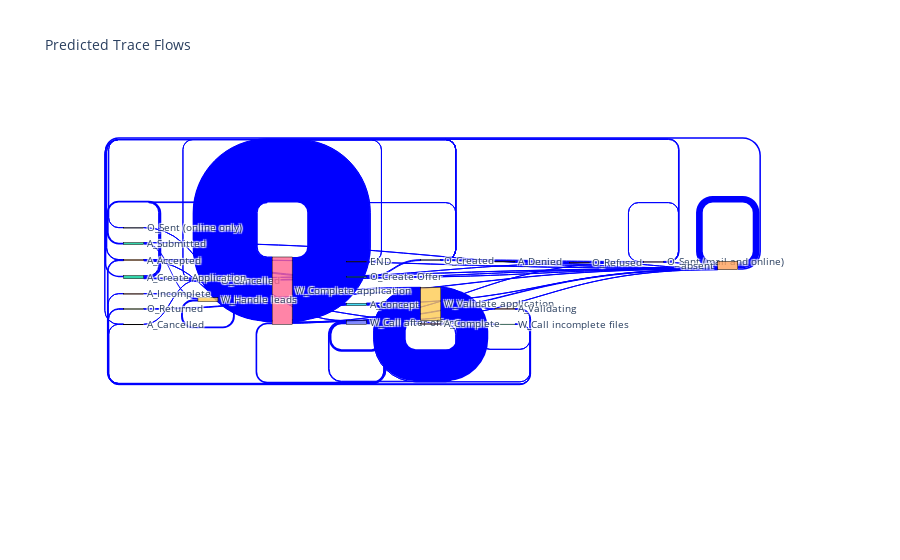

Source (notebook cell):
### Code cell
def create_sankey_df(events_list):
    source, target, value = [], [], []
    for trace in events_list:
        for i in range(len(trace)-1):
            if (trace[i], trace[i+1]) not in list(zip(source, target)):
                source.append(trace[i])
                target.append(trace[i+1])
                value.append(1)
            else:
                idx = list(zip(source, target)).index((trace[i], trace[i+1]))
                value[idx] += 1
    return pd.DataFrame({'source': source, 'target': target, 'value': value})


# Create DataFrames for predicted and actual events
predicted_sankey = create_sankey_df(df['predicted_events'])
actual_sankey = create_sankey_df(df['actual_events'])

# Generate a list of all unique events
all_events = list(set(predicted_sankey['source'].tolist() + predicted_sankey['target'].tolist(
) + actual_sankey['source'].tolist() + actual_sankey['target'].tolist()))
event_dict = {event: i for i, event in enumerate(all_events)}

# Map events to integers
predicted_sankey.replace(event_dict, inplace=True)
actual_sankey.replace(event_dict, inplace=True)

# Plot
fig = go.Figure(data=[go.Sankey(
    node=dict(
        pad=15,
        thickness=20,
        line=dict(color="black", width=0.5),
        label=all_events,
    ),
    link=dict(
        source=predicted_sankey['source'],
        target=predicted_sankey['target'],
        value=predicted_sankey['value'],
        color="blue"
    ))])

fig.update_layout(title_text="Predicted Trace Flows", font_size=10)
fig.show()

### Figure 1 — Plotly figure (JSON) as saved in the notebook; plotly's stock layout.template omitted (floating-point values rounded to 4 significant figures)
{"data": [{"link": {"color": "blue", "source": [22, 25, 6, 6, 24, 22, 24, 6, 25, 4, 15, 20, 13, 6, 10, 10, 18, 10, 19, 19, 26, 7, 22, 2, 9, 9, 2, 6, 22, 9, 25, 13, 15, 4, 20, 10, 4, 20, 6, 20, 13, 6, 20, 1, 5, 5, 6, 8, 20, 0, 10, 5, 20, 23, 16, 16, 20, 5, 26, 19, 12, 12, 11], "target": [25, 6, 6, 24, 22, 6, 24, 25, 4, 15, 20, 13, 6, 10, 10, 18, 10, 19, 19, 26, 7, 19, 2, 9, 9, 6, 24, 4, 24, 24, 24, 24, 24, 24, 24, 24, 6, 6, 13, 15, 13, 15, 1, 5, 24, 6, 8, 6, 0, 6, 1, 10, 23, 16, 24, 13, 5, 13, 19, 12, 12, 11, 12], "value": [220, 1056, 41094, 307, 1000, 462, 4373, 1368, 432, 614, 578, 489, 440, 415, 1555, 390, 390, 388, 20950, 388, 387, 387, 1225, 1158, 1249, 1017, 67, 306, 93, 141, 100, 53, 68, 86, 57, 25, 38, 2, 2, 18, 9, 14, 2, 4, 2, 1, 1, 1, 6, 6, 2, 2, 2, 2, 1, 1, 2, 1, 1, 1, 57, 1, 1]}, "node": {"label": ["O_Sent (online only)", "A_Cancelled", "A_Submitted", "W_Shortened completion ", "A_Accepted", "O_Cancelled", "W_Complete application", "O_Returned", "END", "W_Handle leads", "W_Call after offers", "A_Incomplete", "W_Call incomplete files", "O_Sent (mail and online)", "W_Assess potential fraud", "O_Create Offer", "O_Refused", "A_Pending", "A_Complete", "W_Validate application", "O_Created", "O_Accepted", "A_Create Application", "A_Denied", "absent", "A_Concept", "A_Validating"], "line": {"color": "black", "width": 0.5}, "pad": 15, "thickness": 20}, "type": "sankey"}], "layout": {"font": {"size": 10}, "title": {"text": "Predicted Trace Flows"}}}
